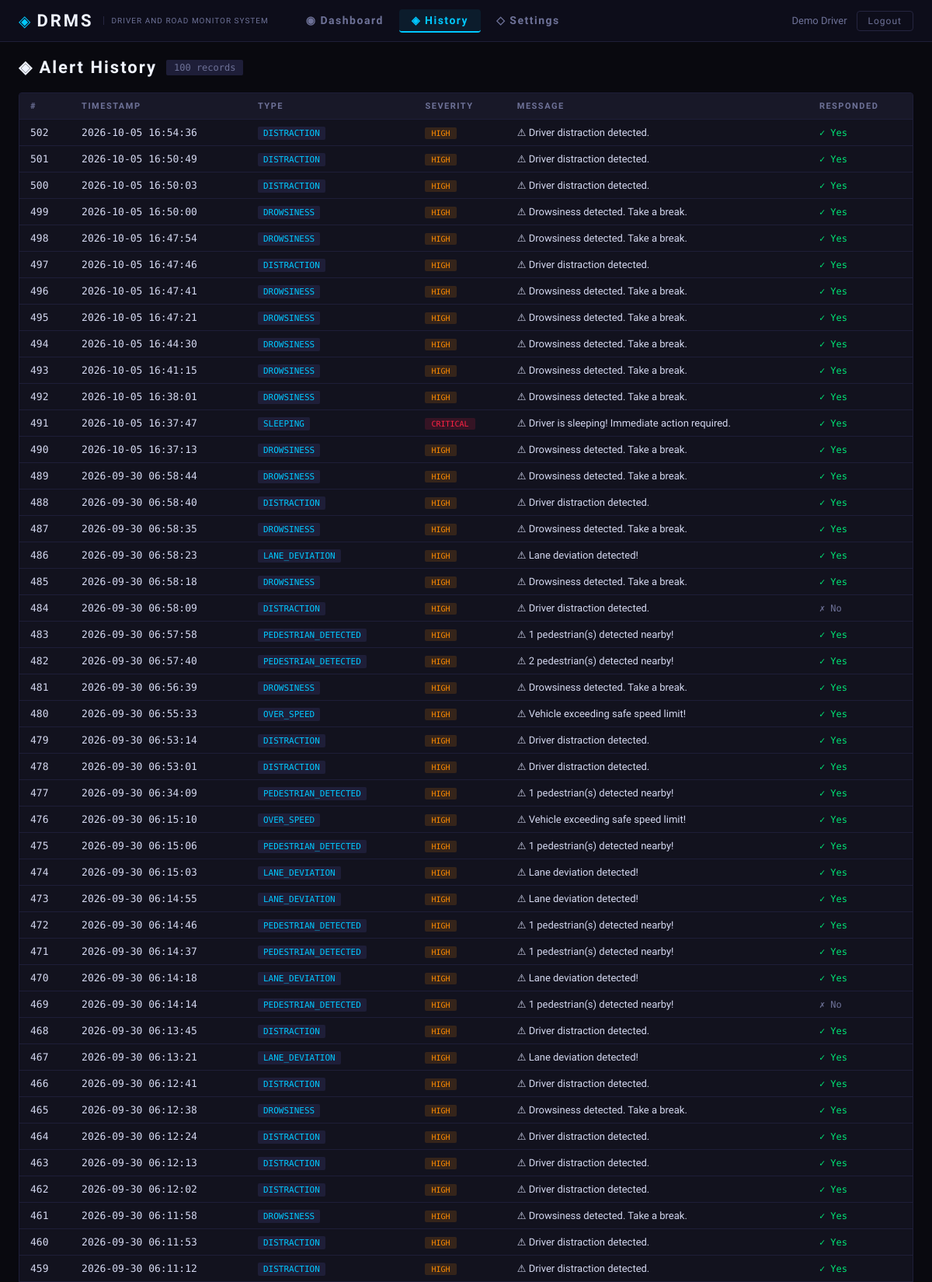
Screenshot of /history (signed in, upper part) with the database file from the repository.
### database/db.py (models this page shows)
class Alert(Base):
    __tablename__ = 'alerts'
    id         = Column(Integer, primary_key=True)
    alert_type = Column(String(50), nullable=False)   # e.g. 'DROWSINESS', 'LANE_DEVIATION'
    severity   = Column(String(20), nullable=False)   # 'LOW', 'MEDIUM', 'HIGH', 'CRITICAL'
    message    = Column(Text)
    timestamp  = Column(DateTime, default=datetime.utcnow)
    responded  = Column(Boolean, default=False)
    emergency_messages = relationship('EmergencyMessage', back_populates='alert', cascade='all, delete')

### app.py (the view)
@app.route('/history')
def history():
    if 'user_id' not in session:
        return redirect(url_for('login'))
    alerts = get_alert_history(limit=100)
    return render_template('history.html', alerts=alerts,
                           user_name=session.get('user_name', 'Driver'))

### database/db.py (called while the page is built)
def get_db():
    return SessionLocal()

def get_alert_history(limit: int = 50):
    db = get_db()
    try:
        return (db.query(Alert)
                  .order_by(Alert.timestamp.desc())
                  .limit(limit)
                  .all())
    finally:
        db.close()

### templates/history.html (shortened to what this page needs)
{% extends "base.html" %}
{% block content %}
<div class="page-header">
  <h2>◈ Alert History</h2>
  <span class="record-count">{{ alerts|length }} records</span>
</div>
<div class="history-table-wrap">
  <table class="history-table">
    <thead>
      <tr>
        <th>#</th>
        <th>Timestamp</th>
        <th>Type</th>
        <th>Severity</th>
        <th>Message</th>
        <th>Responded</th>
      </tr>
    </thead>
    <tbody>
      {% if alerts %}
        {% for a in alerts %}
        <tr class="row-{{ a.severity | lower }}">
          <td class="mono">{{ a.id }}</td>
          <td class="mono">{{ a.timestamp.strftime('%Y-%m-%d %H:%M:%S') }}</td>
          <td><span class="type-badge">{{ a.alert_type }}</span></td>
          <td><span class="severity-badge sev-{{ a.severity | lower }}">{{ a.severity }}</span></td>
          <td>{{ a.message }}</td>
          <td>{% if a.responded %}<span class="responded-yes">✓ Yes</span>{% else %}<span class="responded-no">✗ No</span>{% endif %}</td>
        </tr>
        {% endfor %}
      {% else %}
        <tr><td colspan="6" class="no-data">No alerts recorded yet.</td></tr>
      {% endif %}
    </tbody>
  </table>
</div>
{% endblock %}

### templates/base.html (shortened to what this page needs)
<!DOCTYPE html>
<html lang="en">
<head>
  <link rel="stylesheet" href="{{ url_for('static', filename='css/style.css', v='2') }}"/>
</head>
<body{% block body_class %}{% endblock %}>
  {% block nav %}
  <nav class="topnav">
    <div class="nav-brand">
      <span class="brand-icon">◈</span>
      <span class="brand-name"><a href="{{ url_for('landing') }}" style="color: inherit; text-decoration: none;">DRMS</a></span>
      <span class="brand-sub">Driver And Road Monitor System</span>
    </div>
    <div class="nav-links">
      <a href="{{ url_for('dashboard') }}" class="nav-link {% if request.endpoint == 'dashboard' %}active{% endif %}">
        ◉ Dashboard
      </a>
      <a href="{{ url_for('history') }}" class="nav-link {% if request.endpoint == 'history' %}active{% endif %}">
        ◈ History
      </a>
      <a href="{{ url_for('settings') }}" class="nav-link {% if request.endpoint == 'settings' %}active{% endif %}">
        ◇ Settings
      </a>
    </div>
    <div class="nav-user">
      <span class="user-name">{{ user_name }}</span>
      <a href="{{ url_for('logout') }}" class="btn-logout">Logout</a>
    </div>
  </nav>
  {% endblock %}
  {% block main %}
  <main class="main-content">
    {% block content %}{% endblock %}
  </main>
  {% endblock %}
</body>
</html>

### static/css/style.css (style rules this page uses)
:root { --bg: #09090f; --bg2: #0d0d1a; --bg3: #111120; --panel: #12121e; --panel2: #181828; --border: #1e1e38; --border2: #252540; --accent: #00c8ff; --accent2: #0090cc; --warn: #ff8c00; --danger: #ff2244; --success: #00e676; --purple: #7c3aed; --text: #d4d8f0; --text-dim: #6e7298; --text-bright: #f0f4ff; --font-head: 'Rajdhani', sans-serif; --font-body: 'Exo 2', sans-serif; --font-mono: 'Share Tech Mono', monospace; --radius: 4px; --shadow: 0 4px 24px rgba(0,0,0,0.6); }
*, *::before, *::after { box-sizing: border-box; margin: 0; padding: 0; }
html, body { background: var(--bg); color: var(--text); font-family: var(--font-body); font-size: 14px; min-height: 100vh; }
.topnav { display: flex; align-items: center; gap: 0; padding: 0 24px; height: 54px; background: var(--bg2); border-bottom: 1px solid var(--border); position: sticky; top: 0; z-index: 100; }
.nav-brand { display: flex; align-items: center; gap: 8px; margin-right: 32px; }
.brand-icon { color: var(--accent); font-size: 20px; }
.brand-name { font-family: var(--font-head); font-size: 22px; font-weight: 700; color: var(--text-bright); letter-spacing: 3px; }
.brand-sub { font-size: 10px; color: var(--text-dim); text-transform: uppercase; letter-spacing: 1px; border-left: 1px solid var(--border2); padding-left: 10px; margin-left: 4px; }
.nav-links { display: flex; gap: 4px; flex: 1; }
.nav-link { padding: 6px 16px; font-family: var(--font-head); font-size: 14px; font-weight: 600; letter-spacing: 1.5px; color: var(--text-dim); text-decoration: none; border-radius: var(--radius); transition: all 0.2s; }
.nav-link.active { color: var(--accent); background: rgba(0,200,255,0.08); border-bottom: 2px solid var(--accent); }
.nav-user { display: flex; align-items: center; gap: 12px; }
.user-name { font-family: var(--font-head); font-size: 13px; color: var(--text-dim); }
.btn-logout { padding: 5px 14px; background: transparent; border: 1px solid var(--border2); color: var(--text-dim); border-radius: var(--radius); font-family: var(--font-head); font-size: 12px; letter-spacing: 1px; cursor: pointer; transition: all 0.2s; text-decoration: none; }
.main-content { padding: 20px 24px 40px; }
.mono { font-family: var(--font-mono); }
.sev-critical { background: rgba(255,34,68,0.2); color: var(--danger); }
.sev-high { background: rgba(255,140,0,0.2); color: var(--warn); }
.page-header { display: flex; align-items: center; gap: 12px; margin-bottom: 20px; }
.page-header h2 { font-family: var(--font-head); font-size: 22px; letter-spacing: 2px; color: var(--text-bright); }
.record-count { font-family: var(--font-mono); font-size: 12px; background: var(--border); padding: 3px 10px; border-radius: 2px; color: var(--text-dim); }
.history-table-wrap { background: var(--panel); border: 1px solid var(--border); border-radius: var(--radius); overflow: auto; }
.history-table { width: 100%; border-collapse: collapse; font-size: 13px; }
.history-table th { font-family: var(--font-head); font-size: 11px; letter-spacing: 1.5px; text-transform: uppercase; color: var(--text-dim); padding: 10px 14px; background: var(--panel2); border-bottom: 1px solid var(--border); text-align: left; white-space: nowrap; }
.history-table td { padding: 9px 14px; border-bottom: 1px solid var(--border); color: var(--text); }
.type-badge { font-family: var(--font-mono); font-size: 11px; background: var(--border); padding: 2px 7px; border-radius: 2px; color: var(--accent); }
.severity-badge { font-family: var(--font-mono); font-size: 10px; padding: 2px 8px; border-radius: 2px; }
.sev-critical { background: rgba(255,34,68,0.15); color: var(--danger); }
.sev-high { background: rgba(255,140,0,0.15); color: var(--warn); }
.responded-yes { color: var(--success); font-family: var(--font-mono); font-size: 12px; }
.responded-no { color: var(--text-dim); font-family: var(--font-mono); font-size: 12px; }

### rows the page displays
Alert: id "502", timestamp "2026-10-05 16:54:36", alert_type "DISTRACTION", severity "HIGH", message "⚠ Driver distraction detected.", responded "✓ Yes"
Alert: id "501", timestamp "2026-10-05 16:50:49", alert_type "DISTRACTION", severity "HIGH", message "⚠ Driver distraction detected.", responded "✓ Yes"
Alert: id "500", timestamp "2026-10-05 16:50:03", alert_type "DISTRACTION", severity "HIGH", message "⚠ Driver distraction detected.", responded "✓ Yes"
Alert: id "499", timestamp "2026-10-05 16:50:00", alert_type "DROWSINESS", severity "HIGH", message "⚠ Drowsiness detected. Take a break.", responded "✓ Yes"
Alert: id "498", timestamp "2026-10-05 16:47:54", alert_type "DROWSINESS", severity "HIGH", message "⚠ Drowsiness detected. Take a break.", responded "✓ Yes"
Alert: id "497", timestamp "2026-10-05 16:47:46", alert_type "DISTRACTION", severity "HIGH", message "⚠ Driver distraction detected.", responded "✓ Yes"
Alert: id "496", timestamp "2026-10-05 16:47:41", alert_type "DROWSINESS", severity "HIGH", message "⚠ Drowsiness detected. Take a break.", responded "✓ Yes"
Alert: id "495", timestamp "2026-10-05 16:47:21", alert_type "DROWSINESS", severity "HIGH", message "⚠ Drowsiness detected. Take a break.", responded "✓ Yes"
Alert: id "494", timestamp "2026-10-05 16:44:30", alert_type "DROWSINESS", severity "HIGH", message "⚠ Drowsiness detected. Take a break.", responded "✓ Yes"
Alert: id "493", timestamp "2026-10-05 16:41:15", alert_type "DROWSINESS", severity "HIGH", message "⚠ Drowsiness detected. Take a break.", responded "✓ Yes"
Alert: id "492", timestamp "2026-10-05 16:38:01", alert_type "DROWSINESS", severity "HIGH", message "⚠ Drowsiness detected. Take a break.", responded "✓ Yes"
Alert: id "491", timestamp "2026-10-05 16:37:47", alert_type "SLEEPING", severity "CRITICAL", message "⚠ Driver is sleeping! Immediate action required.", responded "✓ Yes"
Alert: id "490", timestamp "2026-10-05 16:37:13", alert_type "DROWSINESS", severity "HIGH", message "⚠ Drowsiness detected. Take a break.", responded "✓ Yes"
Alert: id "489", timestamp "2026-09-30 06:58:44", alert_type "DROWSINESS", severity "HIGH", message "⚠ Drowsiness detected. Take a break.", responded "✓ Yes"
Alert: id "488", timestamp "2026-09-30 06:58:40", alert_type "DISTRACTION", severity "HIGH", message "⚠ Driver distraction detected.", responded "✓ Yes"
Alert: id "487", timestamp "2026-09-30 06:58:35", alert_type "DROWSINESS", severity "HIGH", message "⚠ Drowsiness detected. Take a break.", responded "✓ Yes"
Alert: id "486", timestamp "2026-09-30 06:58:23", alert_type "LANE_DEVIATION", severity "HIGH", message "⚠ Lane deviation detected!", responded "✓ Yes"
Alert: id "485", timestamp "2026-09-30 06:58:18", alert_type "DROWSINESS", severity "HIGH", message "⚠ Drowsiness detected. Take a break.", responded "✓ Yes"
Alert: id "484", timestamp "2026-09-30 06:58:09", alert_type "DISTRACTION", severity "HIGH", message "⚠ Driver distraction detected.", responded "✗ No"
Alert: id "483", timestamp "2026-09-30 06:57:58", alert_type "PEDESTRIAN_DETECTED", severity "HIGH", message "⚠ 1 pedestrian(s) detected nearby!", responded "✓ Yes"
Alert: id "482", timestamp "2026-09-30 06:57:40", alert_type "PEDESTRIAN_DETECTED", severity "HIGH", message "⚠ 2 pedestrian(s) detected nearby!", responded "✓ Yes"
Alert: id "481", timestamp "2026-09-30 06:56:39", alert_type "DROWSINESS", severity "HIGH", message "⚠ Drowsiness detected. Take a break.", responded "✓ Yes"
Alert: id "480", timestamp "2026-09-30 06:55:33", alert_type "OVER_SPEED", severity "HIGH", message "⚠ Vehicle exceeding safe speed limit!", responded "✓ Yes"
Alert: id "479", timestamp "2026-09-30 06:53:14", alert_type "DISTRACTION", severity "HIGH", message "⚠ Driver distraction detected.", responded "✓ Yes"
Alert: id "478", timestamp "2026-09-30 06:53:01", alert_type "DISTRACTION", severity "HIGH", message "⚠ Driver distraction detected.", responded "✓ Yes"
Alert: id "477", timestamp "2026-09-30 06:34:09", alert_type "PEDESTRIAN_DETECTED", severity "HIGH", message "⚠ 1 pedestrian(s) detected nearby!", responded "✓ Yes"
Alert: id "476", timestamp "2026-09-30 06:15:10", alert_type "OVER_SPEED", severity "HIGH", message "⚠ Vehicle exceeding safe speed limit!", responded "✓ Yes"
Alert: id "475", timestamp "2026-09-30 06:15:06", alert_type "PEDESTRIAN_DETECTED", severity "HIGH", message "⚠ 1 pedestrian(s) detected nearby!", responded "✓ Yes"
Alert: id "474", timestamp "2026-09-30 06:15:03", alert_type "LANE_DEVIATION", severity "HIGH", message "⚠ Lane deviation detected!", responded "✓ Yes"
Alert: id "473", timestamp "2026-09-30 06:14:55", alert_type "LANE_DEVIATION", severity "HIGH", message "⚠ Lane deviation detected!", responded "✓ Yes"
Alert: id "472", timestamp "2026-09-30 06:14:46", alert_type "PEDESTRIAN_DETECTED", severity "HIGH", message "⚠ 1 pedestrian(s) detected nearby!", responded "✓ Yes"
Alert: id "471", timestamp "2026-09-30 06:14:37", alert_type "PEDESTRIAN_DETECTED", severity "HIGH", message "⚠ 1 pedestrian(s) detected nearby!", responded "✓ Yes"
Alert: id "470", timestamp "2026-09-30 06:14:18", alert_type "LANE_DEVIATION", severity "HIGH", message "⚠ Lane deviation detected!", responded "✓ Yes"
Alert: id "469", timestamp "2026-09-30 06:14:14", alert_type "PEDESTRIAN_DETECTED", severity "HIGH", message "⚠ 1 pedestrian(s) detected nearby!", responded "✗ No"
Alert: id "468", timestamp "2026-09-30 06:13:45", alert_type "DISTRACTION", severity "HIGH", message "⚠ Driver distraction detected.", responded "✓ Yes"
Alert: id "467", timestamp "2026-09-30 06:13:21", alert_type "LANE_DEVIATION", severity "HIGH", message "⚠ Lane deviation detected!", responded "✓ Yes"
Alert: id "466", timestamp "2026-09-30 06:12:41", alert_type "DISTRACTION", severity "HIGH", message "⚠ Driver distraction detected.", responded "✓ Yes"
Alert: id "465", timestamp "2026-09-30 06:12:38", alert_type "DROWSINESS", severity "HIGH", message "⚠ Drowsiness detected. Take a break.", responded "✓ Yes"
Alert: id "464", timestamp "2026-09-30 06:12:24", alert_type "DISTRACTION", severity "HIGH", message "⚠ Driver distraction detected.", responded "✓ Yes"
Alert: id "463", timestamp "2026-09-30 06:12:13", alert_type "DISTRACTION", severity "HIGH", message "⚠ Driver distraction detected.", responded "✓ Yes"
Alert: id "462", timestamp "2026-09-30 06:12:02", alert_type "DISTRACTION", severity "HIGH", message "⚠ Driver distraction detected.", responded "✓ Yes"
Alert: id "461", timestamp "2026-09-30 06:11:58", alert_type "DROWSINESS", severity "HIGH", message "⚠ Drowsiness detected. Take a break.", responded "✓ Yes"
Alert: id "460", timestamp "2026-09-30 06:11:53", alert_type "DISTRACTION", severity "HIGH", message "⚠ Driver distraction detected.", responded "✓ Yes"
Alert: id "459", timestamp "2026-09-30 06:11:12", alert_type "DISTRACTION", severity "HIGH", message "⚠ Driver distraction detected.", responded "✓ Yes"

### other values shown
{{ user_name }} "Demo Driver"
{{ alerts|length }} "100"
